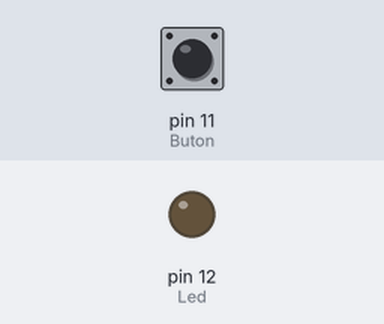
Bench run of a sketch on a simulated Arduino Uno, built with avr-gcc and run on an emulated ATmega328P. Shown: output pins drawn as LEDs (lit = HIGH). Inputs (shaded band) come from the test bench; at power-on: pin 11 (Buton) LOW.

Above: at 1.2 s.
1.3 s: pin 11 (Buton) pulled HIGH for 0.15 s
At 1.37 s:
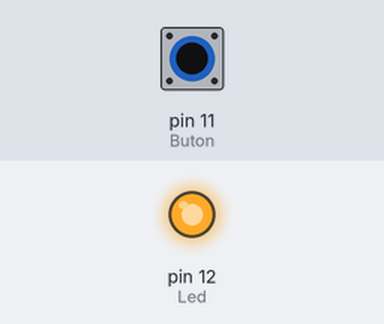
2.9 s: pin 11 (Buton) pulled HIGH for 3.2 s
At 6.5 s:
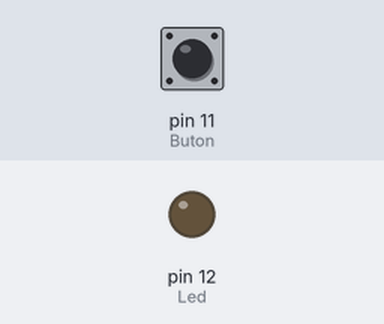
Timing chart, 0 to 8.0 s (numbered marks = the images above; inputs shaded):
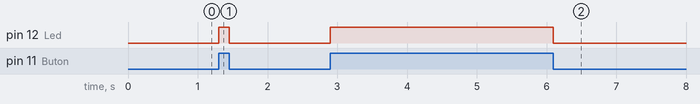

Measured:
- after the input at 1.3 s, pin 12 (Led): LOW → HIGH at once, → LOW 0.15 s later
- after the input at 2.9 s, pin 12 (Led): LOW → HIGH at once, → LOW 3.2 s later

The sketch:

2_ButonLed.ino
```cpp
#define Buton 11
#define Led 12

int buton_durumu = 0;

void setup() {

  pinMode(Buton,INPUT);
  pinMode(Led,OUTPUT);

}

void loop() {

  buton_durumu = digitalRead(Buton);

  if(buton_durumu == 1)
  {
    digitalWrite(Led,HIGH);
  }
  else
  {
    digitalWrite(Led,LOW);
  }

}
```
